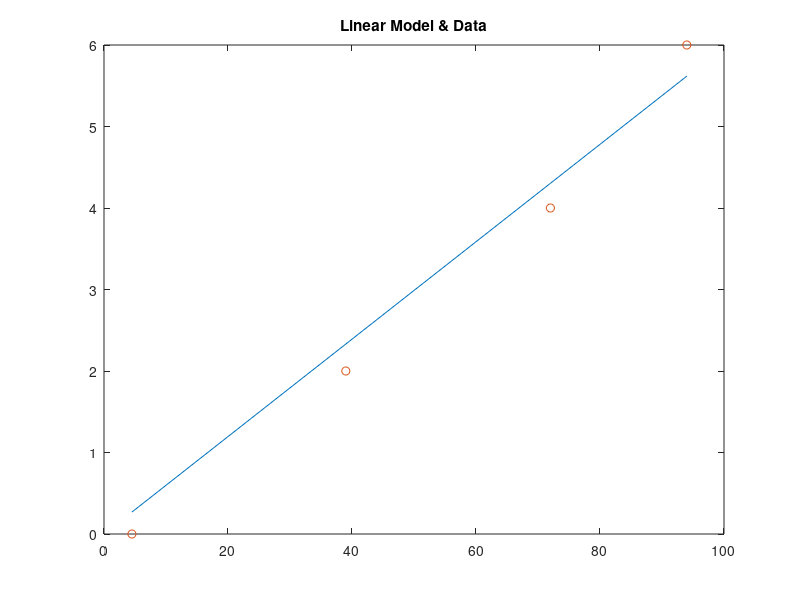

Write the MATLAB code that produced this figure.
% % --- Post Lab 1 --- %
% m = 1;         % mass (kg)
% b = 3;         % viscous friction coefficient %(changed 5 and 80)%
% k = 5;        % spring constant (N/m)
% 
% syms t x(t);    % Define symbolic variables and symbolic function
% 
% %---Definition of successive derivatives---%
% D1x = diff(x,1);
% D2x = diff(x,2);
% 
% % Defined Input %
% f = 1.5*t;
% 
% % Defined the dynamic model
% eqn = m*D2x + b*D1x + k*x == 10*f;
% 
% sol = dsolve(eqn, x(0)==0, D1x(0)==0) % Response of the model
% 
% % Plot the solution
% figure;
% fplot(sol, [0,10]), grid on
% xlabel('time (sec)'), ylabel('x(t)'), title('System Response')

% --- Post Lab 2 --- %
% Enter the input-output data
x = [0 2 4 6];
y = [4.5 39 72 94];

% Compute the slope
m = sum(x.*y)/sum(y.^2);

% Compute the stiffness k
k = 1/m;

% Compute the linear model from f=kx
xl = y./k;

% Plot the linear model and the data
figure;
plot(y,xl,y,x,'o')
title('Linear Model & Data')

% Compute the sum of the squares of the residuals 
J = sum((m*y-x).^2)
